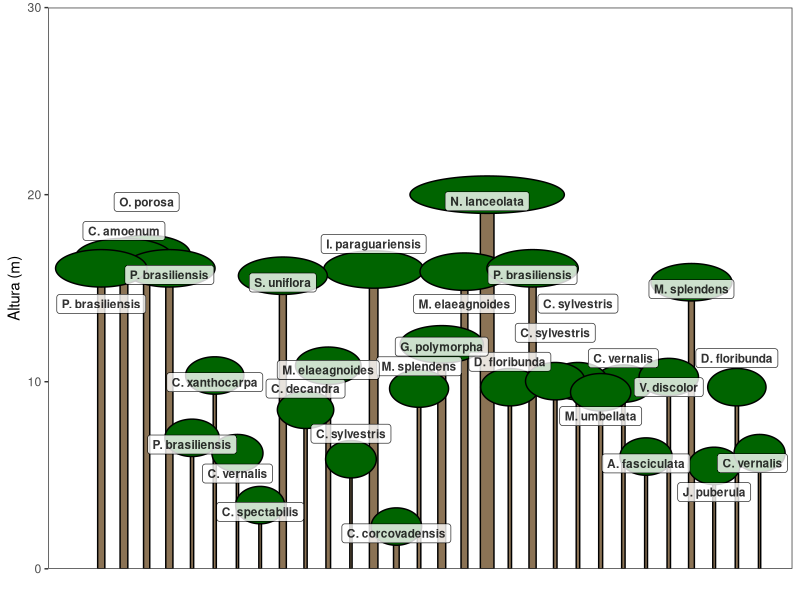
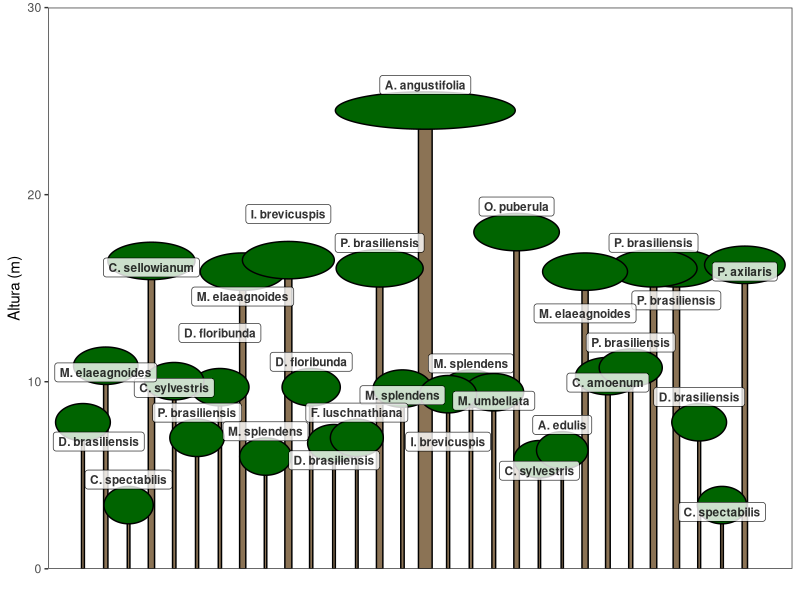
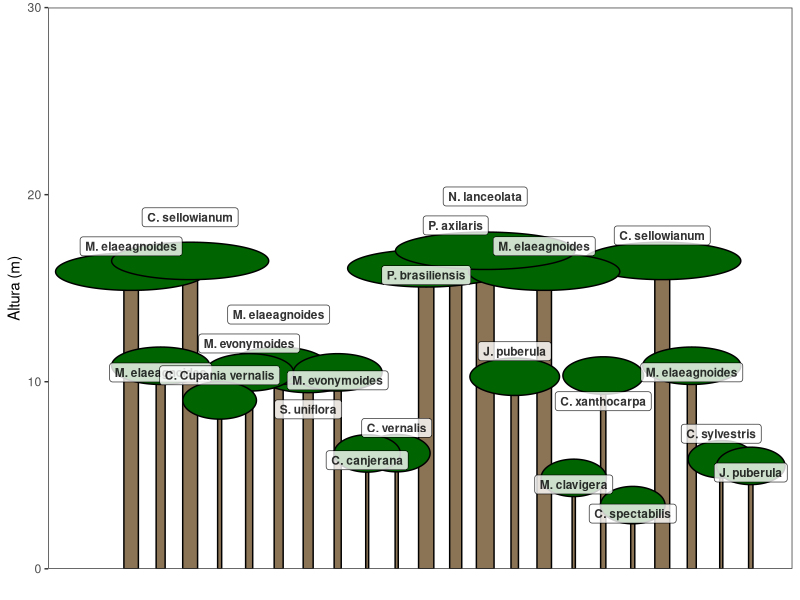

Here is the R script that generated these plots, in order:
## ---- chunk 1
# Importar base de dados
dados <- readxl::read_excel("dados_levantamento_fitossociologico.xlsx")
head(dados)
## ---- chunk 2
# Função para geração do perfil esquemático probabilístico
perfil_esquematico <- function(narv){
# Obter altura média para cada espécie em cada estrato vertical
dados_perfil <- aggregate(dados$H, list(dados$`Estrato vertical`,dados$Gen_esp_abv), mean)
# Renomear colunas
colnames(dados_perfil) <- c('estrato','especie','h.med')
# Obter DAP médio para cada espécie em cada estrato vertical
dados_perfil$dap <- aggregate(dados$DAP, list(dados$`Estrato vertical`,dados$Gen_esp_abv), mean)[,3]
# Obter abundância para cada espécie em cada estrato vertical
dados_perfil$ab <- aggregate(dados$Gen_esp_abv, list(dados$`Estrato vertical`,dados$Gen_esp_abv), length)[,3]
# Separar dados por estrato
emergente <- subset(dados_perfil,dados_perfil$estrato=="Emergente")
subbosque <- subset(dados_perfil,dados_perfil$estrato=="Sub-bosque")
superior <- subset(dados_perfil,dados_perfil$estrato=="Superior")
intermediario <- subset(dados_perfil,dados_perfil$estrato=="Intermediário")
# Contar árvores por estrato
narv_estrato <- round(table(dados$`Estrato vertical`)/sum(table(dados$`Estrato vertical`))*narv,0)
# Probabilidade de ocorrência das espécies em cada estrato
emergente$prob <- emergente$ab/sum(emergente$ab)
subbosque$prob <- subbosque$ab/sum(subbosque$ab)
superior$prob <- superior$ab/sum(superior$ab)
intermediario$prob <- intermediario$ab/sum(intermediario$ab)
# Sortear árvores por estrato
sample_eme <- sample(1:nrow(emergente), narv_estrato[1], replace = TRUE, emergente$prob)
sample_int <- sample(1:nrow(intermediario), narv_estrato[2], replace = TRUE, intermediario$prob)
sample_sub <- sample(1:nrow(subbosque), narv_estrato[3], replace = TRUE, subbosque$prob)
sample_sup <- sample(1:nrow(superior), narv_estrato[4], replace = TRUE, superior$prob)
sample_eme <- emergente[sample_eme,]
sample_int <- intermediario[sample_int,]
sample_sub <- subbosque[sample_sub,]
sample_sup <- superior[sample_sup,]
# Unir estratos da floresta simulada
sample <- dplyr::bind_rows(sample_eme,sample_int,sample_sub,sample_sup)
sample$dap01 <- (sample$dap-min(sample$dap))/(max(sample$dap)-min(sample$dap))*(.6-.1)+.1
# Atribuir identificadores
sample$id <- sample(1:narv,narv)
id_sp <- unique(sample$especie)
sample$id_sp <- match(sample$especie,id_sp)

library(ggplot2)
library(ggforce)
library(ggrepel)
# Plotar floresta
perfil <- ggplot(sample)+
  geom_bar(aes(x=id,y=h.med, width=dap01),stat = 'identity', color = 'black', fill = 'burlywood4')+
  geom_ellipse(aes(x0=id, y0=h.med, a=1+3*dap01*h.med/15,b=1,angle=0), fill = 'darkgreen')+
  geom_label_repel(aes(x=id,y=h.med+.5,label=especie), direction = 'y', fontface = 'bold',  size = 3, alpha=.8, segment.alpha = 0)+
  scale_x_continuous(breaks = 1:narv, expand = c(.01,0))+
  scale_y_continuous(expand=c(0,0), limits = c(0,30))+
  xlab('')+
  ylab('Altura (m)')+
  theme_bw()+
  theme(panel.grid = element_blank(),
        axis.text.x = element_blank(),
        axis.ticks.x = element_blank())
return(perfil)
}
## ---- chunk 3
# Número de árvores a serem representadas plotar
quantidade_de_arvores <- 30
# Executar função
perfil_esquematico(quantidade_de_arvores)
## ---- chunk 4
# Executar função
perfil_esquematico(quantidade_de_arvores)
## ---- chunk 5
# Executar função
perfil_esquematico(22)
